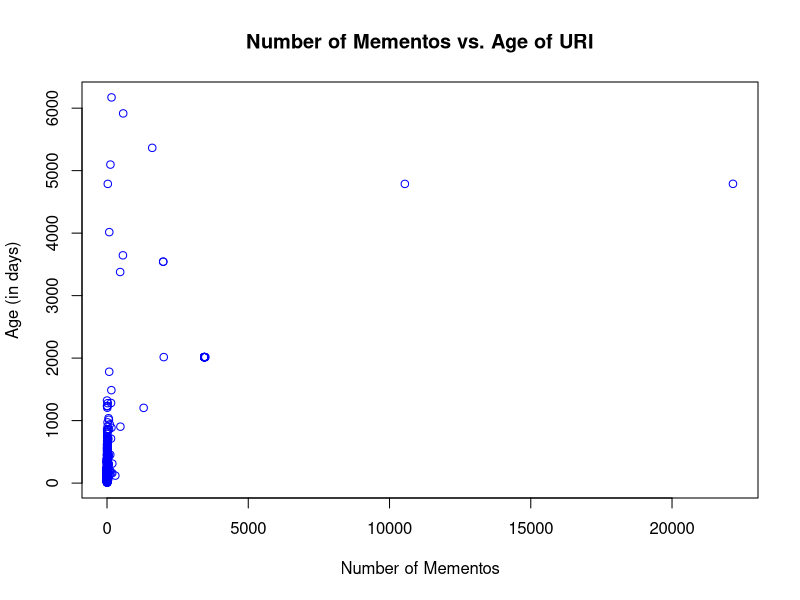

Reproduce this figure in R.
#!/usr/bin/Rscript

d <- read.csv("mementosVsAge.txt", stringsAsFactors = F, header = FALSE, sep = "\t")

data = d[,c(2,3)]

png("q3-scatterplot.png")

plot(data, col=c("blue"), ylab="Age (in days)", xlab="Number of Mementos", main = "Number of Mementos vs. Age of URI")

dev.off()
